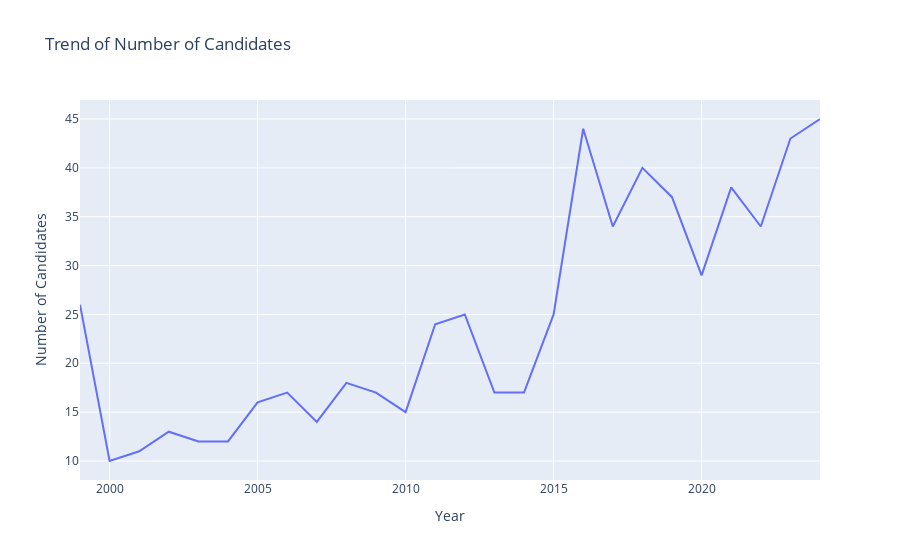

Notebook code for this chart:
### Markdown cell above
### 1. Trend of number of candidates

### Code cell
import plotly.express as px
import plotly.io as pio

# Group the data by year and count the number of candidates
yearly_counts = placement_df[placement_df['year'] != 2025].groupby('year').size().reset_index(name='count')

# Create a line plot using Plotly
fig = px.line(yearly_counts, x='year', y='count', title='Trend of Number of Candidates', labels={'year': 'Year', 'count': 'Number of Candidates'})

# Save the plot as an HTML file
pio.write_html(fig, file='../output/candidates_trend.html')

# Display the plot in notebook
fig.show()

### Figure 1 — Plotly figure (JSON) as saved in the notebook; plotly's stock layout.template omitted (floating-point values rounded to 4 significant figures)
{"data": [{"hovertemplate": "Year=%{x}<br>Number of Candidates=%{y}<extra></extra>", "legendgroup": "", "line": {"color": "#636efa", "dash": "solid"}, "marker": {"symbol": "circle"}, "mode": "lines", "name": "", "orientation": "v", "showlegend": false, "type": "scatter", "x": [1999, 2000, 2001, 2002, 2003, 2004, 2005, 2006, 2007, 2008, 2009, 2010, 2011, 2012, 2013, 2014, 2015, 2016, 2017, 2018, 2019, 2020, 2021, 2022, 2023, 2024], "xaxis": "x", "y": [26, 10, 11, 13, 12, 12, 16, 17, 14, 18, 17, 15, 24, 25, 17, 17, 25, 44, 34, 40, 37, 29, 38, 34, 43, 45], "yaxis": "y"}], "layout": {"legend": {"tracegroupgap": 0}, "title": {"text": "Trend of Number of Candidates"}, "xaxis": {"anchor": "y", "domain": [0, 1], "title": {"text": "Year"}}, "yaxis": {"anchor": "x", "domain": [0, 1], "title": {"text": "Number of Candidates"}}}}
